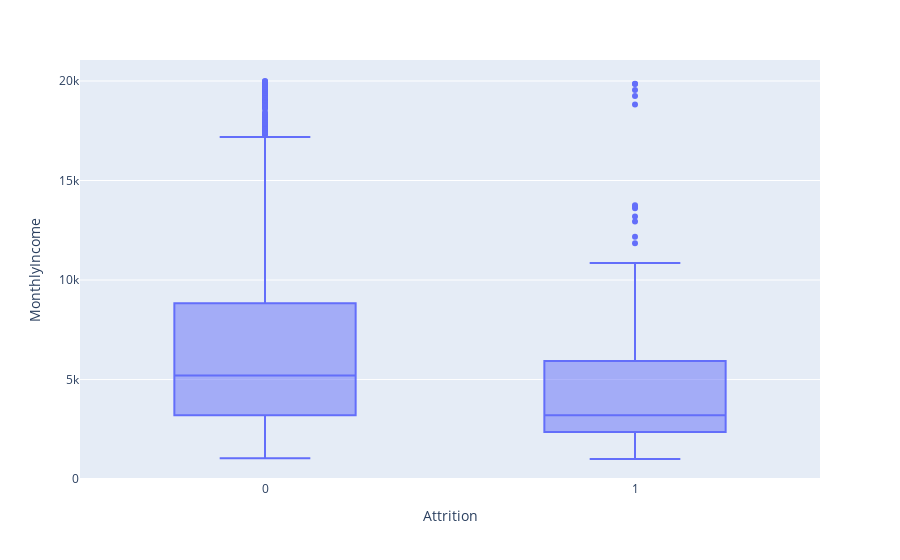

The code cell stored with this chart in its notebook:
### Markdown cell above
#### Relação de atrição e salário

### Code cell
income = px.box(ibm, x="Attrition", y="MonthlyIncome")
income.show()

### Figure 1 — Plotly figure (JSON) as saved in the notebook; plotly's stock layout.template omitted (floating-point values rounded to 4 significant figures; data arrays with more than 128 entries replaced by an {"elided": "..."} marker saying what was removed)
{"data": [{"alignmentgroup": "True", "hovertemplate": "Attrition=%{x}<br>MonthlyIncome=%{y}<extra></extra>", "legendgroup": "", "marker": {"color": "#636efa"}, "name": "", "notched": false, "offsetgroup": "", "orientation": "v", "showlegend": false, "type": "box", "x": {"elided": "1470 int values"}, "x0": " ", "xaxis": "x", "y": {"elided": "1470 int values"}, "y0": " ", "yaxis": "y"}], "layout": {"boxmode": "group", "legend": {"tracegroupgap": 0}, "margin": {"t": 60}, "xaxis": {"anchor": "y", "domain": [0, 1], "title": {"text": "Attrition"}}, "yaxis": {"anchor": "x", "domain": [0, 1], "title": {"text": "MonthlyIncome"}}}}
